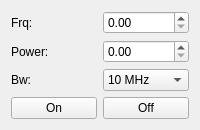
                      <widget class="QWidget" name="tab_8">
                       <attribute name="title">
                        <string>Spot</string>
                       </attribute>
                       <layout class="QGridLayout" name="gridLayout_23">
                        <item row="2" column="0">
                         <widget class="QLabel" name="label_78">
                          <property name="text">
                           <string>Bw:</string>
                          </property>
                         </widget>
                        </item>
                        <item row="2" column="1">
                         <widget class="QComboBox" name="cmbBW">
                          <item>
                           <property name="text">
                            <string>10 MHz</string>
                           </property>
                          </item>
                          <item>
                           <property name="text">
                            <string>30 MHz</string>
                           </property>
                          </item>
                          <item>
                           <property name="text">
                            <string>50 MHz</string>
                           </property>
                          </item>
                          <item>
                           <property name="text">
                            <string>70 MHz</string>
                           </property>
                          </item>
                          <item>
                           <property name="text">
                            <string>100 MHz</string>
                           </property>
                          </item>
                          <item>
                           <property name="text">
                            <string>200 MHz</string>
                           </property>
                          </item>
                          <item>
                           <property name="text">
                            <string>300 MHz</string>
                           </property>
                          </item>
                          <item>
                           <property name="text">
                            <string>400 MHz</string>
                           </property>
                          </item>
                          <item>
                           <property name="text">
                            <string>500 MHz</string>
                           </property>
                          </item>
                         </widget>
                        </item>
                        <item row="1" column="1">
                         <widget class="QDoubleSpinBox" name="spnSpotPower"/>
                        </item>
                        <item row="0" column="1">
                         <widget class="QDoubleSpinBox" name="spnSpotFrq">
                          <property name="maximum">
                           <double>20000.000000000000000</double>
                          </property>
                         </widget>
                        </item>
                        <item row="0" column="0">
                         <widget class="QLabel" name="label_66">
                          <property name="text">
                           <string>Frq:</string>
                          </property>
                         </widget>
                        </item>
                        <item row="1" column="0">
                         <widget class="QLabel" name="label_67">
                          <property name="text">
                           <string>Power:</string>
                          </property>
                         </widget>
                        </item>
                        <item row="3" column="0">
                         <widget class="QPushButton" name="btnLoadSpot">
                          <property name="text">
                           <string>On</string>
                          </property>
                         </widget>
                        </item>
                        <item row="3" column="1">
                         <widget class="QPushButton" name="btnDisableSpot">
                          <property name="text">
                           <string>Off</string>
                          </property>
                         </widget>
                        </item>
                       </layout>
                      </widget>
